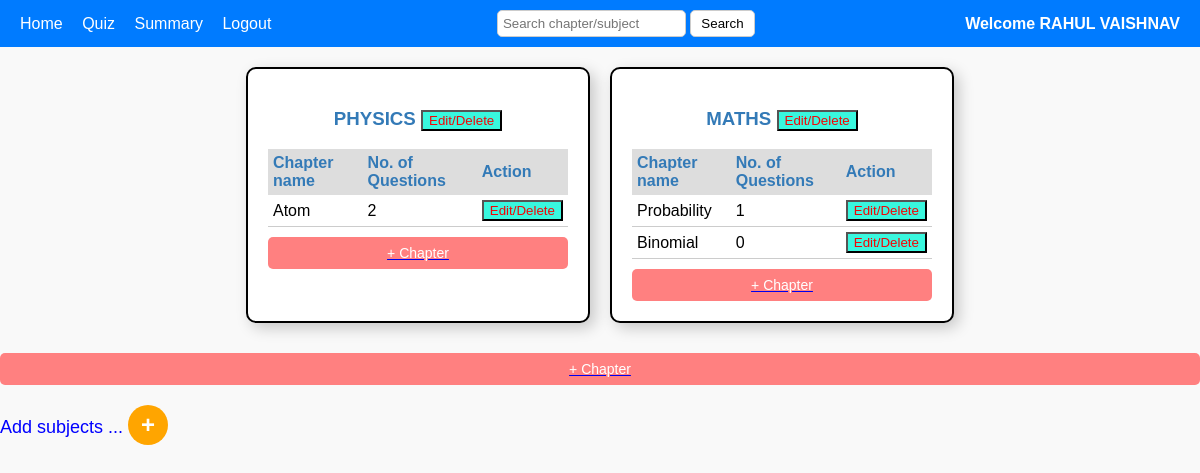
Page /admin_home on the earlier database version.
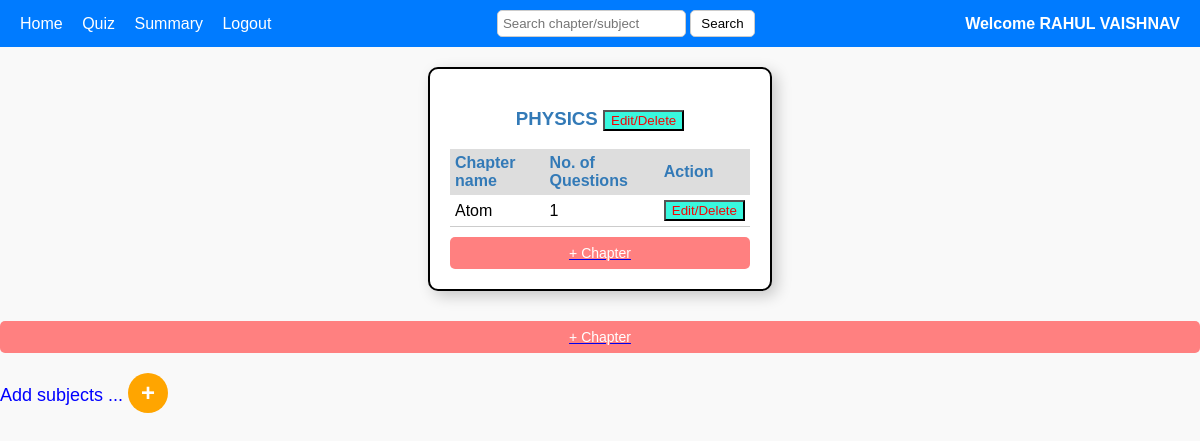
Same page on the later database version.
### backend/models.py (models this page shows)
class Admin_User_Details(db.Model):
    __tablename__ = 'admin_user_details'
    id=db.Column(db.Integer, primary_key=True,autoincrement=True)#Ensures that the ID column automatically increments for each new row inserted into the table.It applies only to integer primary keys.The database automatically assigns a new unique ID starting from 1 and increases by 1 for each new entry.
    email_username = db.Column(db.String(120), nullable=False, unique=True)
    password = db.Column(db.String(120), nullable=False)#not neccessary to be unique# here string(120) means 120 characters
    Full_name = db.Column(db.String(80), nullable=False)#not neccessary to be unique
    qualification=db.Column(db.String(80), nullable=False)#not neccessary to be unique
    date_of_birth=db.Column(db.String(80), nullable=False)#not neccessary to be unique
    role = db.Column(db.Integer, nullable=False, default=1)#remember this only the first user with register through this register form,admins will have to register in db browser manually or using insert command of sql
    scores_of_a_userid = db.relationship('Scores', cascade='all, delete', backref='admin_user_details', lazy=True)#name of the backrefrence is scores_of_a_userid#we say this is linked to the scores table#cascade means if a id gets deleted here delete all the data of scores linked to that id#backref=admin_user_details means the current table or the table to which it is backrefrencing#loading style is lazy()

class Subjects(db.Model):
    __tablename__ = 'subjects'
    subject_id=db.Column(db.Integer, primary_key=True,autoincrement=True)#iska student id se kuch lena dena nahi hai
    subject_name=db.Column(db.String(80), nullable=False,unique=True)
    discription=db.Column(db.String(300), nullable=False)
    chapters_of_a_subject_id = db.relationship('Chapters', cascade='all, delete', backref='subjects', lazy=True)# it tells all the chapters of a subject(here we are getting suject through subject id)

class Chapters(db.Model):
    __tablename__ = 'chapters'
    chapter_id=db.Column(db.Integer, primary_key=True,autoincrement=True)#iska student id se kuch lena dena nahi hai
    chapter_name=db.Column(db.String(80), nullable=False,unique=True)
    description=db.Column(db.String(300), nullable=False)
    subject_id=db.Column(db.Integer, db.ForeignKey('subjects.subject_id'), nullable=False)
    quizzes_of_a_chapter_id = db.relationship('Quiz', cascade='all, delete', backref='chapters', lazy=True)# it tells all the quizzes of a chapter(here we are getting chapter through chapter id)
    questions_of_a_chapter_id = db.relationship('Questions', cascade='all, delete', backref='chapters', lazy=True)# it tells all the questions of a chapter(here we are getting chapter through chapter id)

### backend/controlers.py (the view)
@app.route("/admin_home")
def home():
    subjects=Subjects.query.all()
    question_counts = {}
    subject=Subjects.query.all()
    chapter=Chapters.query.all()
    for subject in subjects:
        for chapter in subject.chapters_of_a_subject_id:
            count = Questions.query.filter_by(chapter_id=chapter.chapter_id).count()
            question_counts[chapter.chapter_id] = count # Store count for each chapter and creating dictionary
    usr_full_details=Admin_User_Details.query.filter_by(role=0).first()
    admin_name=usr_full_details.Full_name
    return render_template("1_admin_home.html",subjects=subjects,admin=admin_name,question_counts=question_counts)

### templates/1_admin_home.html (shortened to what this page needs)
<!DOCTYPE html>
<html lang="en">
<head>
<link rel="stylesheet" href="/static/css/1_admin_home.css">
</head>
<body>
    <div class="header">
        <div>
            <a href="/admin_home">Home</a>
            <a href="/admin_quiz">Quiz</a>
            <a href="/admin_summary">Summary</a>
            <a href="/logout">Logout</a>
        </div>
        <form action="/search/{{admin}}" method="post"  class="search">
            <input type="search" class="search-box" placeholder="Search chapter/subject" name="search" id="search_txt">
            <button type="submit" >Search</button>
        </form>
        <div class="admin-text">Welcome {{admin}}</div>
    </div>
    <div class="content">
        <div class="subject-container">
            {% if subjects %}
                {% for subject in subjects %}
                    <div class="subject-box">
                        <h3>{{ subject.subject_name }}  <a href="/edit_subject/{{subject.subject_id}}"> <button class="edit">Edit/Delete</button></a></h3>
                        <table>
                            <tr>
                                <th>Chapter name</th>
                                <th>No. of Questions</th>
                                <th>Action</th>
                            </tr>
                            {% if subject.chapters_of_a_subject_id %}
                            {% for chapter in subject.chapters_of_a_subject_id %}
                            <tr>
                                <td>{{chapter.chapter_name}}</td>
                                <td>{{question_counts[chapter.chapter_id]}}</td>
                                <td><a href="/edit_chapter/{{chapter.chapter_id}}"><button class="edit">Edit/Delete</button></a></td>
                            </tr>
                            {% endfor %}
                            {% else %}
                            <tr>
                                <td colspan="3" >No chapters found</td>
                            </tr>
                            {% endif %}
                        </table>
                        <a href="/new_chapter/{{subject.subject_id}}"> <button class="btn-chapter">+ Chapter</button></a>
                    </div>
                {% endfor %}
            {% else %}
                <h2>No subjects found</h2>
            {% endif %}
        </div>
    </div>
    <a href="/new_chapter_1"> <button class="btn-chapter">+ Chapter</button></a>
    <a href="/new_subject" class="all-subjects" >Add subjects  ...
        <div class="add-btn">+</div>
    </a>
</body>
</html>

Differences in the rows shown:
removed Subjects: subject_name "MATHS"
removed Chapters: chapter_name "Probability", question_counts "1", shown under "MATHS"
removed Chapters: chapter_name "Binomial", question_counts "0", shown under "MATHS"
computed for Chapters "Atom": chapter_id "2" → "1"
